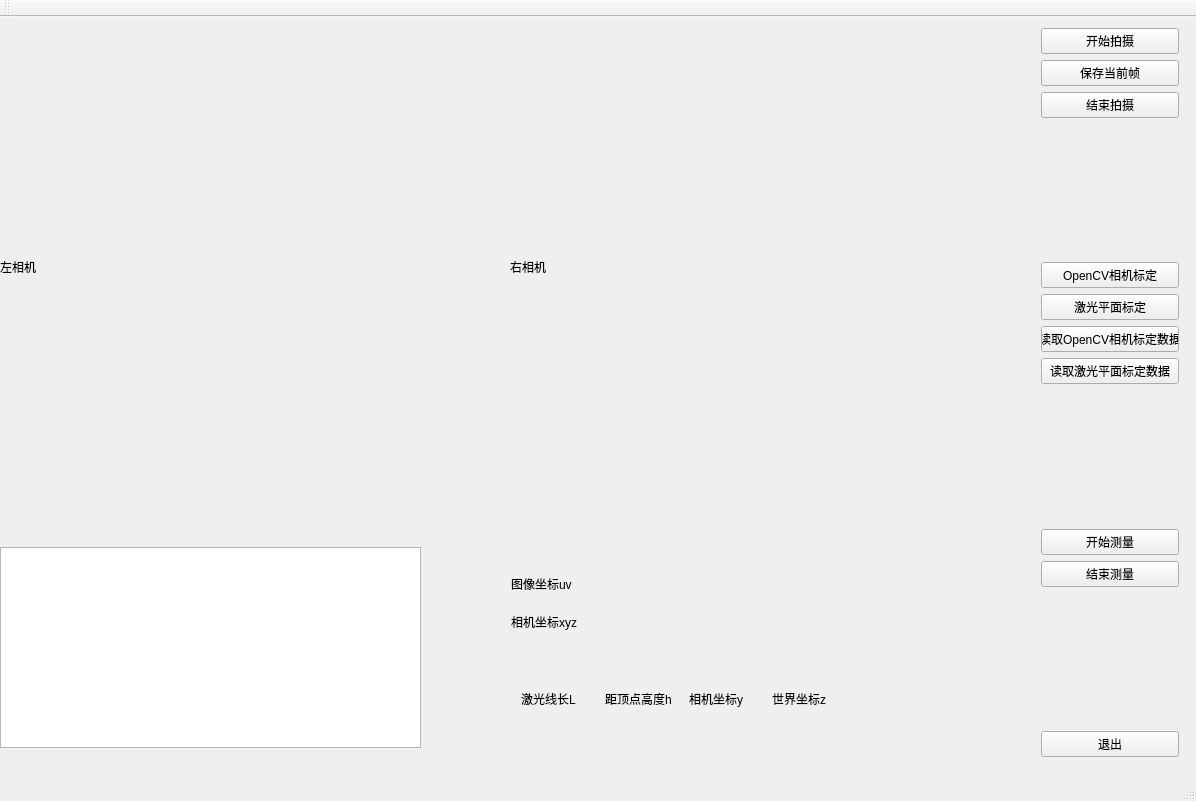
<?xml version="1.0" encoding="UTF-8"?>
<ui version="4.0">
 <class>PlumbLineInstrumentClass</class>
 <widget class="QMainWindow" name="PlumbLineInstrumentClass">
  <property name="geometry">
   <rect>
    <x>0</x>
    <y>0</y>
    <width>1196</width>
    <height>801</height>
   </rect>
  </property>
  <property name="windowTitle">
   <string>PlumbLineInstrument</string>
  </property>
  <widget class="QWidget" name="centralWidget">
   <widget class="QLabel" name="labelLeft">
    <property name="geometry">
     <rect>
      <x>0</x>
      <y>0</y>
      <width>500</width>
      <height>500</height>
     </rect>
    </property>
    <property name="text">
     <string>左相机</string>
    </property>
   </widget>
   <widget class="QLabel" name="labelRight">
    <property name="geometry">
     <rect>
      <x>510</x>
      <y>0</y>
      <width>500</width>
      <height>500</height>
     </rect>
    </property>
    <property name="text">
     <string>右相机</string>
    </property>
   </widget>
   <widget class="QWidget" name="verticalLayoutWidget">
    <property name="geometry">
     <rect>
      <x>1030</x>
      <y>0</y>
      <width>160</width>
      <height>751</height>
     </rect>
    </property>
    <layout class="QVBoxLayout" name="verticalLayout">
     <item>
      <widget class="QPushButton" name="startCameraBtn">
       <property name="text">
        <string>开始拍摄</string>
       </property>
      </widget>
     </item>
     <item>
      <widget class="QPushButton" name="saveFrameBtn">
       <property name="text">
        <string>保存当前帧</string>
       </property>
      </widget>
     </item>
     <item>
      <widget class="QPushButton" name="stopCameraBtn">
       <property name="text">
        <string>结束拍摄</string>
       </property>
      </widget>
     </item>
     <item>
      <spacer name="verticalSpacer_3">
       <property name="orientation">
        <enum>Qt::Vertical</enum>
       </property>
       <property name="sizeHint" stdset="0">
        <size>
         <width>20</width>
         <height>40</height>
        </size>
       </property>
      </spacer>
     </item>
     <item>
      <widget class="QPushButton" name="OpenCVCaliBtn">
       <property name="text">
        <string>OpenCV相机标定</string>
       </property>
      </widget>
     </item>
     <item>
      <widget class="QPushButton" name="planeCaliBtn">
       <property name="text">
        <string>激光平面标定</string>
       </property>
      </widget>
     </item>
     <item>
      <widget class="QPushButton" name="OpenCVParamsBtn">
       <property name="text">
        <string>读取OpenCV相机标定数据</string>
       </property>
      </widget>
     </item>
     <item>
      <widget class="QPushButton" name="planeParamsBtn">
       <property name="text">
        <string>读取激光平面标定数据</string>
       </property>
      </widget>
     </item>
     <item>
      <spacer name="verticalSpacer_2">
       <property name="orientation">
        <enum>Qt::Vertical</enum>
       </property>
       <property name="sizeHint" stdset="0">
        <size>
         <width>20</width>
         <height>40</height>
        </size>
       </property>
      </spacer>
     </item>
     <item>
      <widget class="QPushButton" name="startMeasureBtn">
       <property name="text">
        <string>开始测量</string>
       </property>
      </widget>
     </item>
     <item>
      <widget class="QPushButton" name="stopMeasureBtn">
       <property name="text">
        <string>结束测量</string>
       </property>
      </widget>
     </item>
     <item>
      <spacer name="verticalSpacer">
       <property name="orientation">
        <enum>Qt::Vertical</enum>
       </property>
       <property name="sizeHint" stdset="0">
        <size>
         <width>20</width>
         <height>40</height>
        </size>
       </property>
      </spacer>
     </item>
     <item>
      <widget class="QPushButton" name="exitBtn">
       <property name="text">
        <string>退出</string>
       </property>
      </widget>
     </item>
    </layout>
   </widget>
   <widget class="QTextBrowser" name="textBrowser">
    <property name="geometry">
     <rect>
      <x>0</x>
      <y>530</y>
      <width>421</width>
      <height>201</height>
     </rect>
    </property>
   </widget>
   <widget class="QWidget" name="layoutWidget">
    <property name="geometry">
     <rect>
      <x>500</x>
      <y>540</y>
      <width>321</width>
      <height>91</height>
     </rect>
    </property>
    <layout class="QGridLayout" name="gridLayout">
     <item row="0" column="0">
      <widget class="QLabel" name="label_uv">
       <property name="text">
        <string>图像坐标uv</string>
       </property>
      </widget>
     </item>
     <item row="0" column="1">
      <widget class="QLabel" name="label_u">
       <property name="text">
        <string/>
       </property>
      </widget>
     </item>
     <item row="0" column="2">
      <widget class="QLabel" name="label_v">
       <property name="text">
        <string/>
       </property>
      </widget>
     </item>
     <item row="1" column="0">
      <widget class="QLabel" name="label_c">
       <property name="text">
        <string>相机坐标xyz</string>
       </property>
      </widget>
     </item>
     <item row="1" column="1">
      <widget class="QLabel" name="label_xc">
       <property name="text">
        <string/>
       </property>
      </widget>
     </item>
     <item row="1" column="2">
      <widget class="QLabel" name="label_yc">
       <property name="text">
        <string/>
       </property>
      </widget>
     </item>
     <item row="1" column="3">
      <widget class="QLabel" name="label_zc">
       <property name="text">
        <string/>
       </property>
      </widget>
     </item>
    </layout>
   </widget>
   <widget class="QWidget" name="layoutWidget">
    <property name="geometry">
     <rect>
      <x>510</x>
      <y>660</y>
      <width>351</width>
      <height>71</height>
     </rect>
    </property>
    <layout class="QGridLayout" name="gridLayout_2">
     <item row="0" column="0">
      <widget class="QLabel" name="label_laserL">
       <property name="text">
        <string>激光线长L</string>
       </property>
      </widget>
     </item>
     <item row="0" column="3">
      <widget class="QLabel" name="label_worldz">
       <property name="text">
        <string>世界坐标z</string>
       </property>
      </widget>
     </item>
     <item row="1" column="0">
      <widget class="QLabel" name="label_L">
       <property name="text">
        <string/>
       </property>
      </widget>
     </item>
     <item row="1" column="3">
      <widget class="QLabel" name="label_zzz">
       <property name="text">
        <string/>
       </property>
      </widget>
     </item>
     <item row="1" column="1">
      <widget class="QLabel" name="label_h">
       <property name="text">
        <string/>
       </property>
      </widget>
     </item>
     <item row="0" column="1">
      <widget class="QLabel" name="label_laserh">
       <property name="text">
        <string>距顶点高度h</string>
       </property>
      </widget>
     </item>
     <item row="0" column="2">
      <widget class="QLabel" name="label_cameray">
       <property name="text">
        <string>相机坐标y</string>
       </property>
      </widget>
     </item>
     <item row="1" column="2">
      <widget class="QLabel" name="label_yyy">
       <property name="text">
        <string/>
       </property>
      </widget>
     </item>
    </layout>
   </widget>
  </widget>
  <widget class="QMenuBar" name="menuBar">
   <property name="geometry">
    <rect>
     <x>0</x>
     <y>0</y>
     <width>1196</width>
     <height>23</height>
    </rect>
   </property>
  </widget>
  <widget class="QToolBar" name="mainToolBar">
   <attribute name="toolBarArea">
    <enum>TopToolBarArea</enum>
   </attribute>
   <attribute name="toolBarBreak">
    <bool>false</bool>
   </attribute>
  </widget>
  <widget class="QStatusBar" name="statusBar"/>
 </widget>
 <layoutdefault spacing="6" margin="11"/>
 <resources>
  <include location="PlumbLineInstrument.qrc"/>
 </resources>
 <connections/>
</ui>
